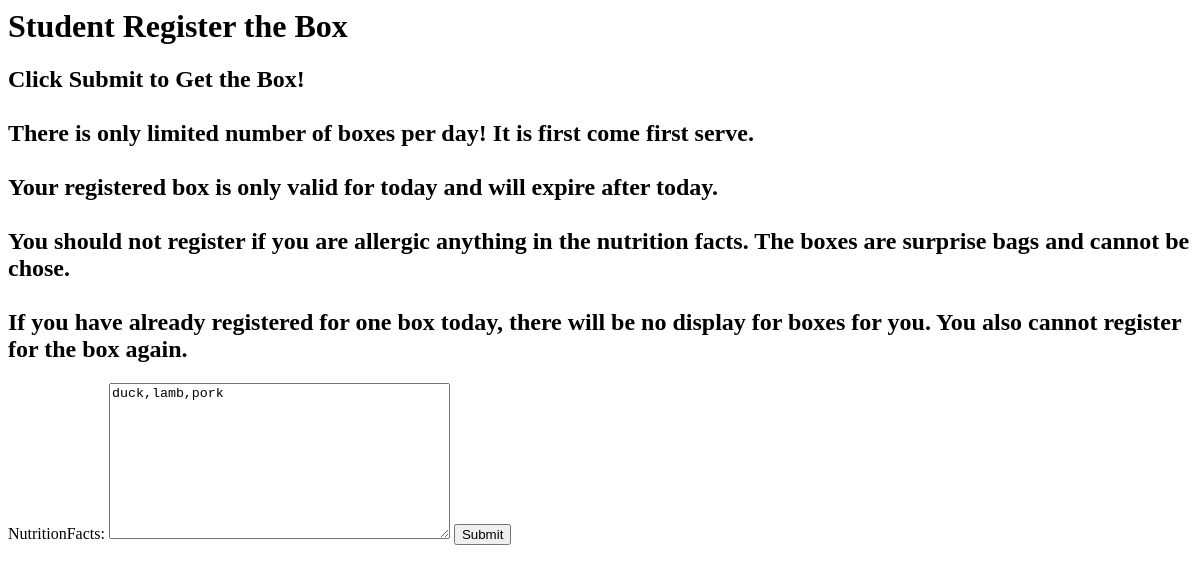
Page /studenthome/studentthebox/ (signed in) on the earlier database version.
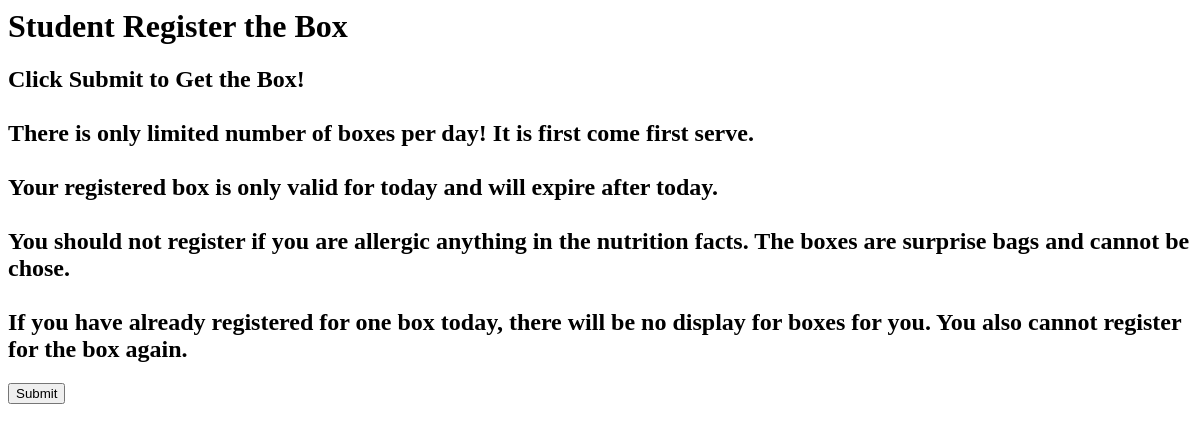
Same page on the later database version.
### theboxapp/models.py (models this page shows, shortened)
class TheBox(models.Model):
    nutritionFacts = models.TextField(blank=True)  # nutrition facts of the box
    creationTime = models.DateTimeField(auto_now_add=True)
    receivedTime = models.DateTimeField(null=True, blank=True)
    availability = models.BooleanField(default=True)
    receiveUser = models.ForeignKey(
        User, null=True, blank=True, on_delete=models.CASCADE)

### theboxapp/views.py (the view)
# urls.py: path('studenthome/studentthebox/', views.stuentthebox,name='studentthebox'),
def stuentthebox(request):
    today = datetime.today()
    daynow = today.day
    monthnow = today.month
    yearnow = today.year
    boxcurr = "none"
    form1 = "none"
    boxes = TheBox.objects.all()
    currUser = request.user
    flag = 0
    for item in boxes:
        if item.receiveUser == currUser:
            flag = 1
    for item in boxes:
        if item.creationTime.year == yearnow:
            if item.creationTime.month == monthnow:
                if item.creationTime.day == daynow:
                    if item.receiveUser == None:
                        if item.receiveUser != currUser:
                            boxcurr = item
                            form1 = BoxForm(instance=boxcurr)
    print(currUser)
    if request.method == "POST" and flag == 0:
        if boxcurr != "none":
            boxcurr.receivedTime = today
            boxcurr.receiveUser = currUser
            boxcurr.save()
    if form1 != "none" and flag == 0:
        context = {'form': form1}
        return render(request, 'theboxapp/studentthebox.html', context)
    else:
        return render(request, 'theboxapp/studentthebox.html')

### theboxapp/templates/theboxapp/studentthebox.html (shortened to what this page needs)
{% load static %}
{% block content %}
<h1>
    Student Register the Box
    </h1>
<h2>
   Click Submit to Get the Box! <br><br>
   There is only limited number of boxes per day! It is first come first serve. <br><br>
   Your registered box is only valid for today and will expire after today.
   <br><br>You should not register if you are allergic anything in the  nutrition facts. The boxes are surprise bags and cannot be chose.
   <br><br> If you have already registered for one box today, there will be no display for boxes for you. You also cannot register for the box again.
</h2>
<form action="" method="POST">
    {{form}}
    <input type="submit" value="Submit">
</form>
{% endblock %}

Differences in the rows shown:
no longer on this page (row edited): TheBox: nutritionFacts "duck,lamb,pork"
Other differences:
text no longer shown: "NutritionFacts:"
